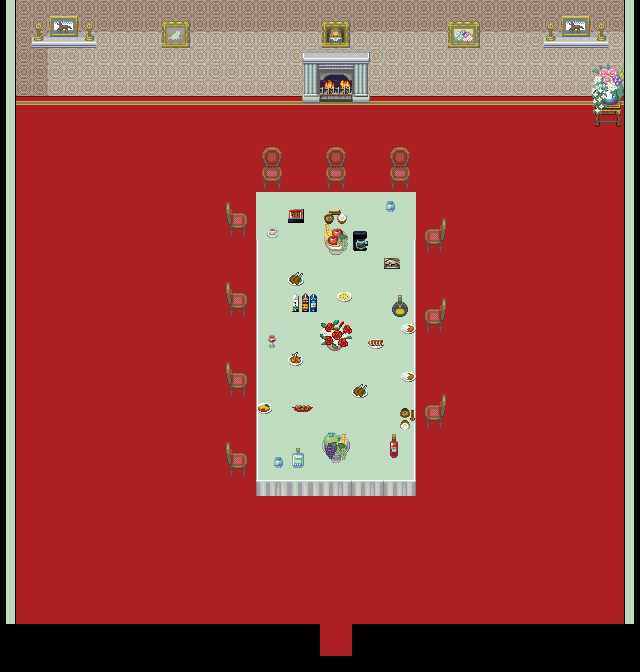

This game map was drawn from its Tiled (.tmx) file and the tilesets committed beside it. A one-line description and the trimmed map source follow:
An orthogonal 40x42 tile map with 16x16 px tiles, 5 tile layers (Base, MonoShita, MonoChu, MonoUe, ...), 3 tilesets and 9 objects.

<map version="1.0" orientation="orthogonal" renderorder="right-up" width="40" height="42" tilewidth="16" tileheight="16" backgroundcolor="#000000" nextobjectid="130">
 <tileset firstgid="1" name="ST-MsionR-I01" tilewidth="16" tileheight="16" tilecount="1984" columns="16">
  <image source="ST-MsionR-I01.png" trans="007575" width="256" height="1990" />
 </tileset>
 <tileset firstgid="1985" name="youkan" tilewidth="16" tileheight="16" tilecount="480" columns="30">
  <image source="youkan.png" trans="007575" width="480" height="256" />
 </tileset>
 <tileset firstgid="2465" name="Yatai-option1" tilewidth="16" tileheight="16" tilecount="885" columns="59">
  <image source="Yatai-option1.png" width="944" height="255" />
 </tileset>
 <layer name="Base" width="40" height="42" opacity="0.99">
  <properties>
   <property name="z" value="-11" />
  </properties>
  <data>[1680 cells, 1600 non-empty, 18 distinct tile ids]</data>
 </layer>
 <layer name="MonoShita" width="40" height="42">
  <properties>
   <property name="z" value="-11" />
  </properties>
  <data>[1680 cells, 253 non-empty, 41 distinct tile ids]</data>
 </layer>
 <layer name="MonoChu" width="40" height="42">
  <properties>
   <property name="z" value="-11" />
  </properties>
  <data>[1680 cells, 90 non-empty, 80 distinct tile ids]</data>
 </layer>
 <layer name="MonoUe" width="40" height="42">
  <properties>
   <property name="z" value="-11" />
  </properties>
  <data>[1680 cells, 2 non-empty, 2 distinct tile ids]</data>
 </layer>
 <layer name="ryouri" width="40" height="42">
  <properties>
   <property name="z" value="-11" />
  </properties>
  <data>[1680 cells, 22 non-empty, 21 distinct tile ids]</data>
 </layer>
 <objectgroup name="collision">
  <object id="11" x="0" y="0" width="16" height="624" />
  <object id="13" x="0" y="624" width="320" height="48" />
  <object id="14" x="352" y="624" width="272" height="48" />
  <object id="15" x="624" y="0" width="16" height="688" />
  <object id="16" x="592" y="96" width="32" height="32" />
  <object id="29" x="256" y="192" width="160" height="304" />
  <object id="64" x="16" y="64" width="608" height="32" />
  <object id="124" x="320" y="656" width="32" height="16" />
 </objectgroup>
 <objectgroup name="event">
  <object id="127" x="592" y="0" width="32" height="32">
   <properties>
    <property name="EventID" value="1" />
    <property name="trigger" value="0" />
   </properties>
  </object>
 </objectgroup>
</map>
